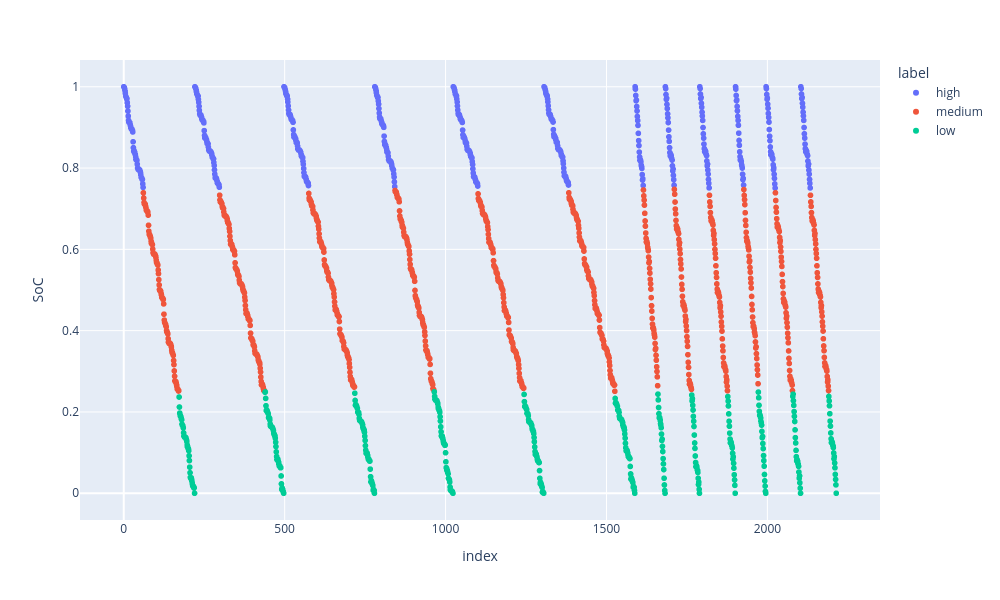

The code cell stored with this chart in its notebook:
### Markdown cell above
Verifichiamo i cicli di guida:

### Code cell
px.scatter(data_frame=data_bat, y='SoC', color='label', width=1000, height=600) # Replace 'SoC' with 'V', 'T', or 'I' to see other features

### Figure 1 — Plotly figure (JSON) as saved in the notebook; plotly's stock layout.template omitted (floating-point values rounded to 4 significant figures; data arrays with more than 128 entries replaced by an {"elided": "..."} marker saying what was removed)
{"data": [{"hovertemplate": "label=high<br>index=%{x}<br>SoC=%{y}<extra></extra>", "legendgroup": "high", "marker": {"color": "#636efa", "symbol": "circle"}, "mode": "markers", "name": "high", "showlegend": true, "type": "scattergl", "x": {"elided": "601 int values"}, "xaxis": "x", "y": {"elided": "601 float values"}, "yaxis": "y"}, {"hovertemplate": "label=medium<br>index=%{x}<br>SoC=%{y}<extra></extra>", "legendgroup": "medium", "marker": {"color": "#EF553B", "symbol": "circle"}, "mode": "markers", "name": "medium", "showlegend": true, "type": "scattergl", "x": {"elided": "1116 int values"}, "xaxis": "x", "y": {"elided": "1116 float values"}, "yaxis": "y"}, {"hovertemplate": "label=low<br>index=%{x}<br>SoC=%{y}<extra></extra>", "legendgroup": "low", "marker": {"color": "#00cc96", "symbol": "circle"}, "mode": "markers", "name": "low", "showlegend": true, "type": "scattergl", "x": {"elided": "498 int values"}, "xaxis": "x", "y": {"elided": "498 float values"}, "yaxis": "y"}], "layout": {"height": 600, "legend": {"title": {"text": "label"}, "tracegroupgap": 0}, "margin": {"t": 60}, "width": 1000, "xaxis": {"anchor": "y", "domain": [0, 1], "title": {"text": "index"}}, "yaxis": {"anchor": "x", "domain": [0, 1], "title": {"text": "SoC"}}}}
